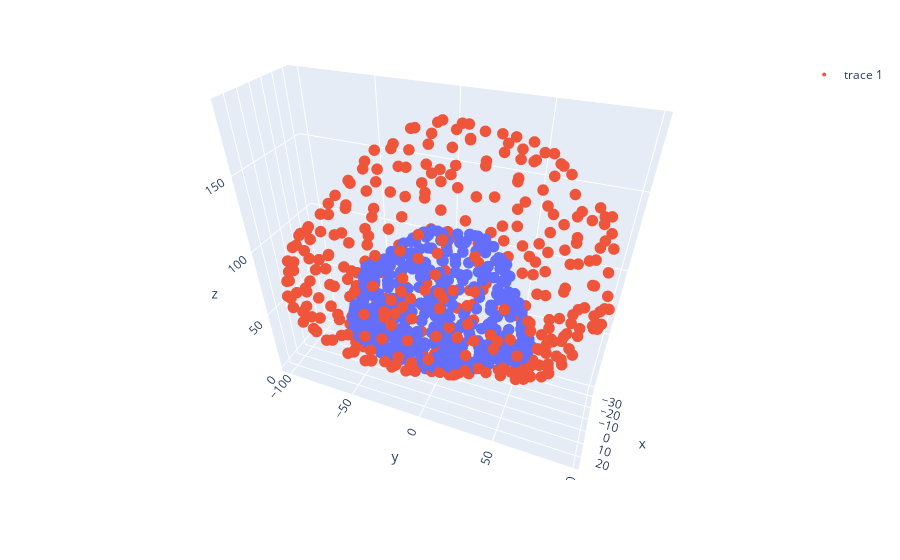

This figure's notebook cell:
### Markdown cell above
### Registration sequence

### Code cell
from src.utilities.point_cloud_utils import farthest_point_sample

# set parameters
ref_id = 44
target_id = 49
n_points = 128

# smooth and sample reference mesh
ref_mesh_raw = fin_surf_list[ref_id]
ref_vertices = ref_mesh_raw.vertices # set PD zero-point
ref_vertices[:, 0] = ref_vertices[:, 0] - np.min(ref_vertices[:, 0])
ref_mesh_raw.vertices = ref_vertices
ref_mesh = trimesh.smoothing.filter_laplacian(ref_mesh_raw, iterations=2)
ref_points = ref_mesh.vertices

# select key points indices. Use same set throughout for all targets
np.random.seed(234)
ref_key_points, ref_key_indices = farthest_point_sample(ref_points, n_points)

# smooth and sample target mesh
target_mesh_raw = fin_surf_list[target_id]
target_vertices = target_mesh_raw.vertices # set PD zero-point
target_vertices[:, 0] = target_vertices[:, 0] - np.min(target_vertices[:, 0])
target_mesh_raw.vertices = target_vertices
target_mesh = trimesh.smoothing.filter_laplacian(target_mesh_raw, iterations=2)
target_points = target_mesh.vertices

target_key_points, target_key_indices = farthest_point_sample(target_points, n_points)

fig = px.scatter_3d(x=ref_points[:, 2], y=ref_points[:, 1], z=ref_points[:, 0])
fig.add_trace(go.Scatter3d(x=target_points[:, 2], y=target_points[:, 1], z=target_points[:, 0], mode="markers"))
# fig.add_trace(go.Scatter3d(x=ref_key_points[:, 0], y=ref_key_points[:, 1], z=ref_key_points[:, 2], mode="markers"))
# fig.add_trace(go.Scatter3d(x=target_key_points[:, 0], y=target_key_points[:, 1], z=target_key_points[:, 2], mode="markers"))
fig.update_traces(marker_size = 4)
fig.show()

### Figure 1 — Plotly figure (JSON) as saved in the notebook; plotly's stock layout.template omitted (floating-point values rounded to 4 significant figures; data arrays with more than 128 entries replaced by an {"elided": "..."} marker saying what was removed)
{"data": [{"hovertemplate": "x=%{x}<br>y=%{y}<br>z=%{z}<extra></extra>", "legendgroup": "", "marker": {"color": "#636efa", "size": 4, "symbol": "circle"}, "mode": "markers", "name": "", "scene": "scene", "showlegend": false, "type": "scatter3d", "x": {"elided": "375 float values"}, "y": {"elided": "375 float values"}, "z": {"elided": "375 float values"}}, {"marker": {"size": 4}, "mode": "markers", "type": "scatter3d", "x": {"elided": "377 float values"}, "y": {"elided": "377 float values"}, "z": {"elided": "377 float values"}}], "layout": {"autosize": true, "legend": {"tracegroupgap": 0}, "margin": {"t": 60}, "scene": {"aspectmode": "auto", "aspectratio": {"x": 0.4641, "y": 1.521, "z": 1.416}, "camera": {"center": {"x": 0, "y": 0, "z": 0}, "eye": {"x": 1.609, "y": 0.6393, "z": 1.3}, "projection": {"type": "perspective"}, "up": {"x": 0, "y": 0, "z": 1}}, "domain": {"x": [0, 1], "y": [0, 1]}, "xaxis": {"title": {"text": "x"}, "type": "linear"}, "yaxis": {"title": {"text": "y"}, "type": "linear"}, "zaxis": {"title": {"text": "z"}, "type": "linear"}}}}
